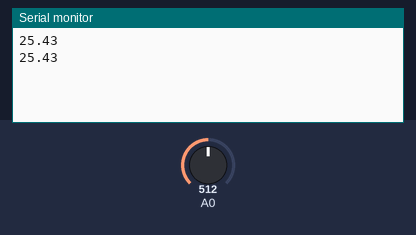
A sketch run on a simulated Arduino Uno, built with avr-gcc and run on an emulated ATmega328P. Parts: the last lines printed to the serial monitor. Inputs (shaded band) come from the test bench; at power-on: A0 = 512.

Above: at 1.2 s.
1.3 s: A0 set to 716
At 2.6 s:
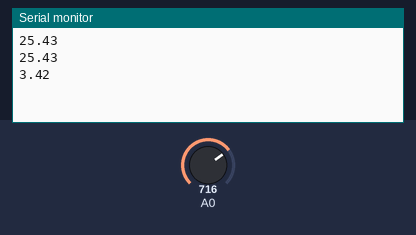
2.8 s: A0 set to 900
At 3.9 s:
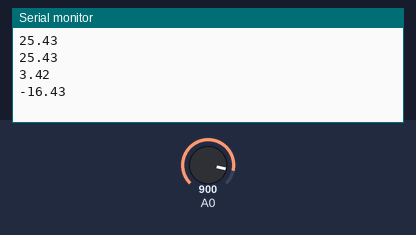
Timing chart, 0 to 5.8 s (numbered marks = the images above; inputs shaded):
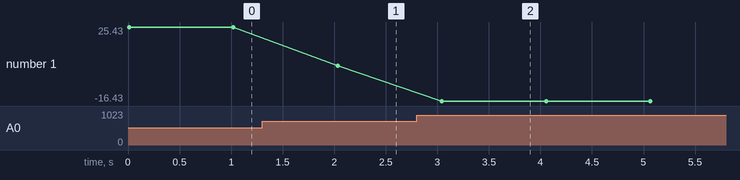

Measured:
- after the input at 1.3 s, the serial monitor: prints a new line after 0.73 s (image 1)
- after the input at 2.8 s, the serial monitor: prints a new line after 0.25 s (image 2)
- plotted number 1: 25.43 → 3.42 after the input at 1.3 s, 3.42 → -16.43 after the input at 2.8 s

The sketch:

heat_sensor.ino
```cpp
long A=0;
double T = 0;

void setup() {
  pinMode(A0,INPUT);
  Serial.begin(9600);

}

void loop() {
  for(int i=0;i<100;i++){
    A+=analogRead(A0);
  }
  A/=100;
  T = (A-747.7)/-9.27;
  Serial.println(T);
  A=0;
  delay(1000);
}
```
